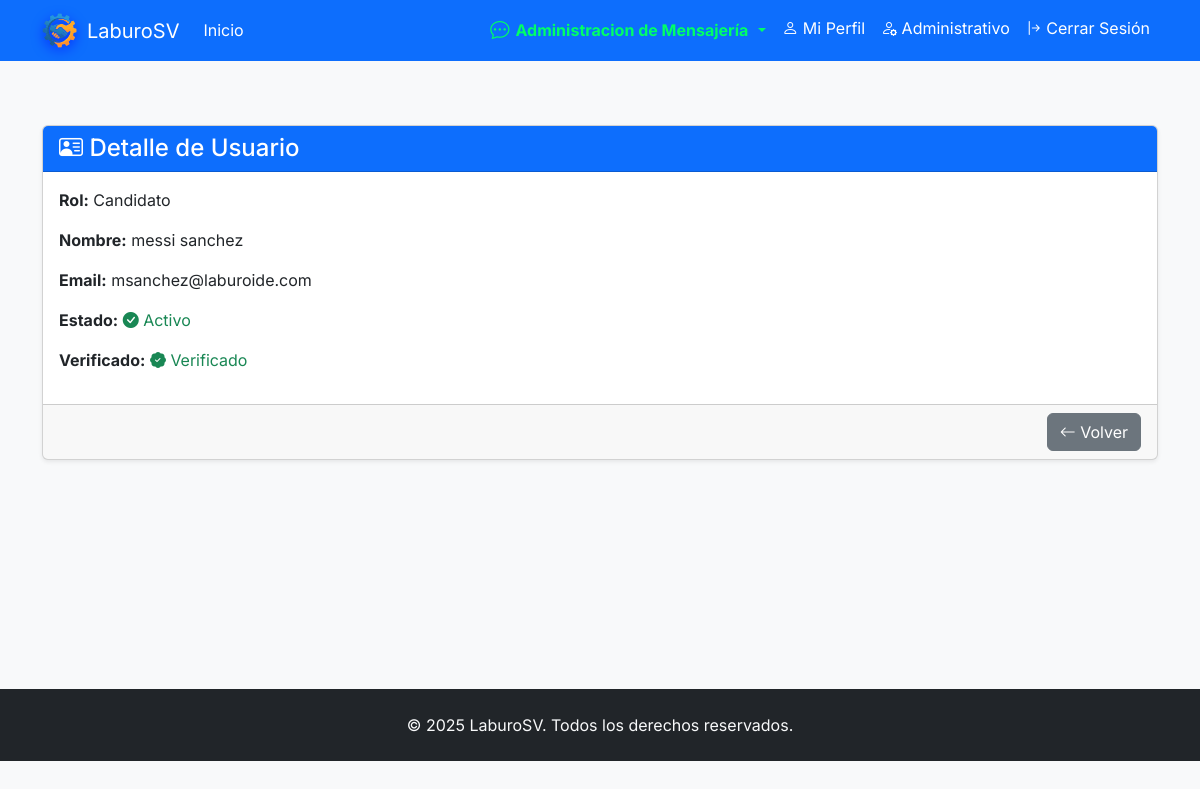
/adminpanel/usuarios/detalle/4/ (signed in), run on the app's committed database.
### usuarios/models.py (models this page shows, shortened)
class Usuario(AbstractUser):
    ROLES = [
        ('admin', 'Administrador'),
        ('empresa', 'Empresa'),
        ('candidato', 'Candidato'),
    ]
    rol = models.CharField(max_length=20, choices=ROLES)
    verificado = models.BooleanField(default=False)
    fecha_registro = models.DateTimeField(auto_now_add=True)
    codigo_verificacion = models.CharField(max_length=6, blank=True, null=True)

### adminpanel/views.py (the view)
# urls.py: path('usuarios/detalle/<int:usuario_id>/', usuario_detalle, name='usuario_detalle'),
@solo_admin
def usuario_detalle(request, usuario_id):
    usuario = get_object_or_404(Usuario, id=usuario_id)
    if usuario.rol == "candidato":
        volver_url = reverse("adminpanel:listar_candidatos")
    elif usuario.rol == "empresa":
        volver_url = reverse("adminpanel:listar_empresas")
    else:
        volver_url = reverse("adminpanel:dashboard_admin")  # fallback
    contexto = {
        "usuario": usuario,
        "volver_url": volver_url
    }
    return render(request, "admin/usuarios/usuario_detalle.html", contexto)

### templates/admin/usuarios/usuario_detalle.html
{% extends "base.html" %}
{% block content %}
<div class="container mt-4">
    <div class="card shadow-sm">
        <div class="card-header bg-primary text-white">
            <h4 class="mb-0">
                <i class="bi bi-person-vcard"></i>
                Detalle de Usuario
            </h4>
        </div>
        <div class="card-body">
            <p><strong>Rol:</strong> {{ usuario.get_rol_display }}</p>
            {% if usuario.rol == "empresa" %}
                <p><strong>Nombre de la Empresa:</strong> {{ usuario.first_name }}</p>
            {% else %}
                <p><strong>Nombre:</strong> {{ usuario.first_name }} {{ usuario.last_name }}</p>
            {% endif %}
            <p><strong>Email:</strong> {{ usuario.email }}</p>
            <p><strong>Estado:</strong>
                {% if usuario.is_active %}
                    <span class="text-success"><i class="bi bi-check-circle-fill"></i> Activo</span>
                {% else %}
                    <span class="text-danger"><i class="bi bi-x-circle-fill"></i> Inactivo</span>
                {% endif %}
            </p>
            <p><strong>Verificado:</strong>
                {% if usuario.verificado %}
                    <span class="text-success"><i class="bi bi-patch-check-fill"></i> Verificado</span>
                {% else %}
                    <span class="text-danger"><i class="bi bi-x-circle-fill"></i> No Verificado</span>
                {% endif %}
            </p>
        </div>
        <div class="card-footer text-end">
            <a href="{{ volver_url }}" class="btn btn-secondary">
                <i class="bi bi-arrow-left"></i> Volver
            </a>
        </div>
    </div>
</div>
{% endblock %}

### static/css/custom.css (style rules this page uses)
:root { --brand-color: #0d6efd; --bg-soft: #f8f9fa; }
html, body { height: 100%; }
body { font-family: 'Inter', system-ui, -apple-system, 'Segoe UI', Roboto, 'Helvetica Neue', Arial; background-color: var(--bg-soft); color: #222; }

### data on the page
Usuario: rol "Candidato", first_name "messi", last_name "sanchez", email "msanchez@laburoide.com"
